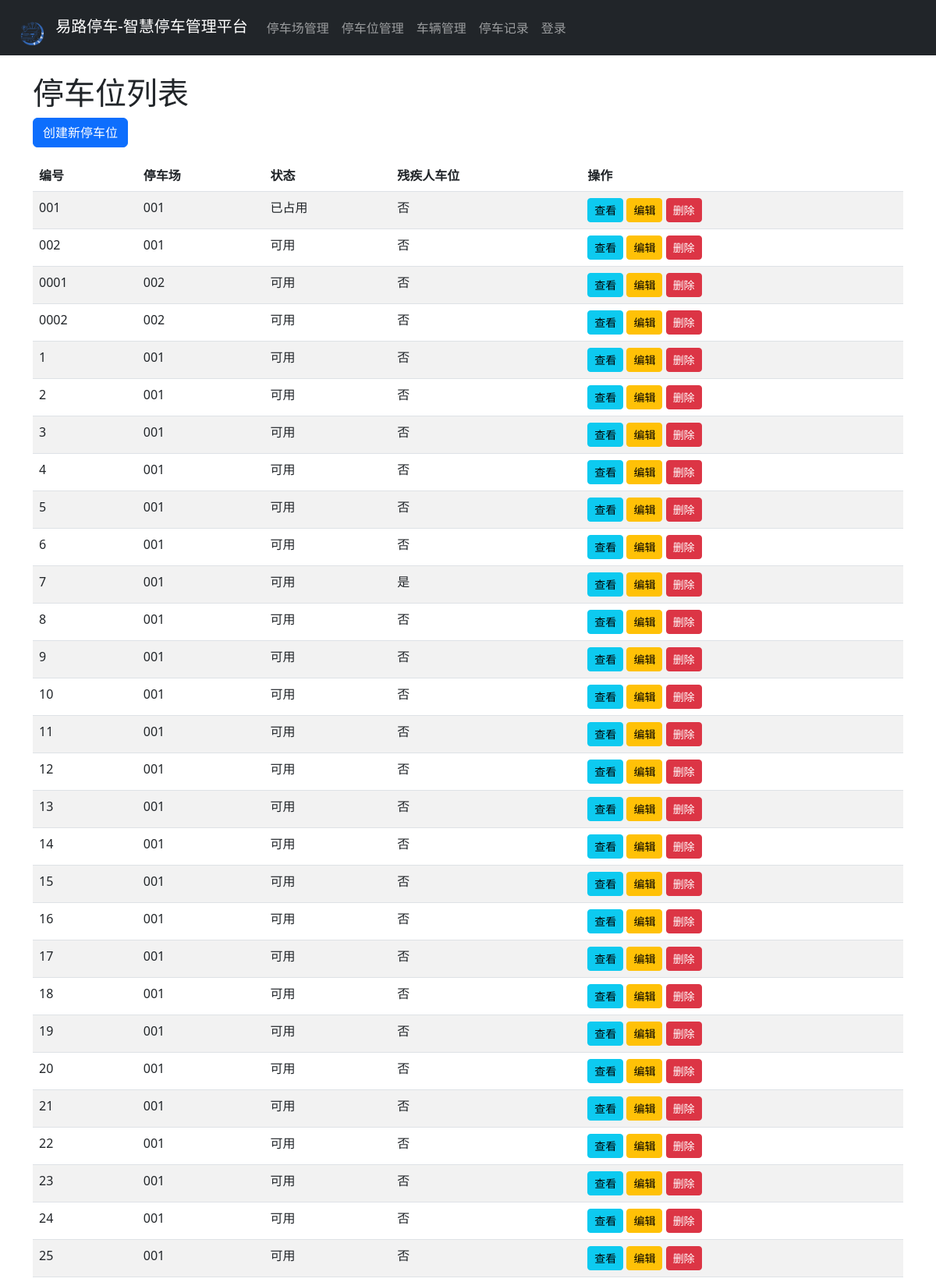
/spaces/ (upper part), run on the app's committed database.
### parking/models.py (models this page shows, shortened)
class ParkingSpace(models.Model):
    STATUS_CHOICES = (
        ('available', '可用'),
        ('occupied', '已占用'),
        ('reserved', '已预约'),
        ('maintenance', '维护中'),
    )
    number = models.CharField(max_length=10, verbose_name="车位编号")
    parking_lot = models.ForeignKey(ParkingLot, on_delete=models.CASCADE, related_name="spaces", verbose_name="所属停车场")
    status = models.CharField(max_length=20, choices=STATUS_CHOICES, default='available', verbose_name="状态")
    is_handicapped = models.BooleanField(default=False, verbose_name="残疾人车位")
    created_at = models.DateTimeField(auto_now_add=True, verbose_name="创建时间")
    updated_at = models.DateTimeField(auto_now=True, verbose_name="更新时间")
    class Meta:
        verbose_name = "停车位"
        verbose_name_plural = "停车位管理"

class ParkingLot(models.Model):
    name = models.CharField(max_length=100, verbose_name="停车场名称")
    address = models.CharField(max_length=200, verbose_name="停车场地址")
    description = models.TextField(blank=True, null=True, verbose_name="停车场描述")
    total_spaces = models.IntegerField(verbose_name="总车位数")
    available_spaces = models.IntegerField(default=0, verbose_name="可用车位数")
    is_active = models.BooleanField(default=True, verbose_name="是否激活")
    created_at = models.DateTimeField(auto_now_add=True, verbose_name="创建时间")
    updated_at = models.DateTimeField(auto_now=True, verbose_name="更新时间")
    class Meta:
        verbose_name = "停车场"
        verbose_name_plural = "停车场管理"

### parking/views.py (the view)
# urls.py: path('spaces/', views.parking_space_list, name='parking_space_list'),
def parking_space_list(request):
    spaces = ParkingSpace.objects.all()
    return render(request, 'parking/spaces/list.html', {'spaces': spaces})

### parking/templates/parking/spaces/list.html
{% extends 'parking/base.html' %}
{% block content %}
    <h1>停车位列表</h1>
    <a href="{% url 'parking_space_create' %}" class="btn btn-primary mb-3">创建新停车位</a>
    <table class="table table-striped">
        <thead>
            <tr>
                <th>编号</th>
                <th>停车场</th>
                <th>状态</th>
                <th>残疾人车位</th>
                <th>操作</th>
            </tr>
        </thead>
        <tbody>
            {% for space in spaces %}
            <tr>
                <td>{{ space.number }}</td>
                <td>{{ space.parking_lot.name }}</td>
                <td>{{ space.get_status_display }}</td>
                <td>{{ space.is_handicapped|yesno:'是,否' }}</td>
                <td>
                    <a href="{% url 'parking_space_detail' space.pk %}" class="btn btn-info btn-sm">查看</a>
                    <a href="{% url 'parking_space_update' space.pk %}" class="btn btn-warning btn-sm">编辑</a>
                    <a href="{% url 'parking_space_delete' space.pk %}" class="btn btn-danger btn-sm">删除</a>
                </td>
            </tr>
            {% endfor %}
        </tbody>
    </table>
{% endblock %}

### data on the page
ParkingSpace: number "001", parking_lot.name "001", status "已占用", is_handicapped "否"
ParkingSpace: number "002", parking_lot.name "001", status "可用", is_handicapped "否"
ParkingSpace: number "0001", parking_lot.name "002", status "可用", is_handicapped "否"
ParkingSpace: number "0002", parking_lot.name "002", status "可用", is_handicapped "否"
ParkingSpace: number "1", parking_lot.name "001", status "可用", is_handicapped "否"
ParkingSpace: number "2", parking_lot.name "001", status "可用", is_handicapped "否"
ParkingSpace: number "3", parking_lot.name "001", status "可用", is_handicapped "否"
ParkingSpace: number "4", parking_lot.name "001", status "可用", is_handicapped "否"
ParkingSpace: number "5", parking_lot.name "001", status "可用", is_handicapped "否"
ParkingSpace: number "6", parking_lot.name "001", status "可用", is_handicapped "否"
ParkingSpace: number "7", parking_lot.name "001", status "可用", is_handicapped "是"
ParkingSpace: number "8", parking_lot.name "001", status "可用", is_handicapped "否"
ParkingSpace: number "9", parking_lot.name "001", status "可用", is_handicapped "否"
ParkingSpace: number "10", parking_lot.name "001", status "可用", is_handicapped "否"
ParkingSpace: number "11", parking_lot.name "001", status "可用", is_handicapped "否"
ParkingSpace: number "12", parking_lot.name "001", status "可用", is_handicapped "否"
ParkingSpace: number "13", parking_lot.name "001", status "可用", is_handicapped "否"
ParkingSpace: number "14", parking_lot.name "001", status "可用", is_handicapped "否"
ParkingSpace: number "15", parking_lot.name "001", status "可用", is_handicapped "否"
ParkingSpace: number "16", parking_lot.name "001", status "可用", is_handicapped "否"
ParkingSpace: number "17", parking_lot.name "001", status "可用", is_handicapped "否"
ParkingSpace: number "18", parking_lot.name "001", status "可用", is_handicapped "否"
ParkingSpace: number "19", parking_lot.name "001", status "可用", is_handicapped "否"
ParkingSpace: number "20", parking_lot.name "001", status "可用", is_handicapped "否"
ParkingSpace: number "21", parking_lot.name "001", status "可用", is_handicapped "否"
ParkingSpace: number "22", parking_lot.name "001", status "可用", is_handicapped "否"
ParkingSpace: number "23", parking_lot.name "001", status "可用", is_handicapped "否"
ParkingSpace: number "24", parking_lot.name "001", status "可用", is_handicapped "否"
ParkingSpace: number "25", parking_lot.name "001", status "可用", is_handicapped "否"
